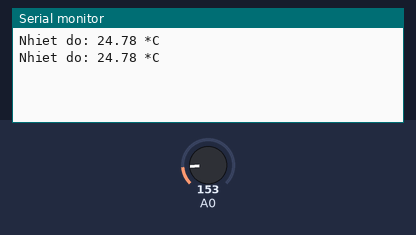
This sketch was run on a simulated Arduino Uno, built with avr-gcc and run on an emulated ATmega328P. On the bench: the last lines printed to the serial monitor. The inputs (shaded band) are chosen by the test bench; at power-on: A0 = 153.

Above: at 1.8 s.
1.9 s: A0 set to 165
At 2.8 s:
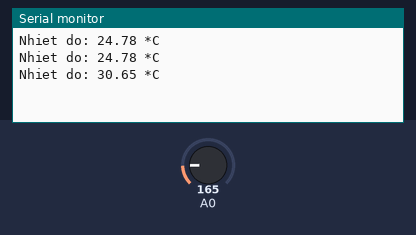
3.4 s: A0 set to 175
At 4.7 s:
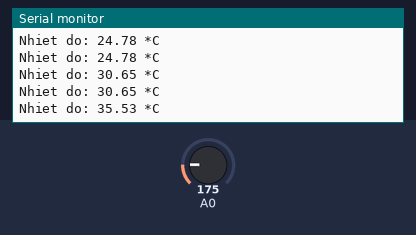
Timing chart, 0 to 6.4 s (numbered marks = the images above; inputs shaded):
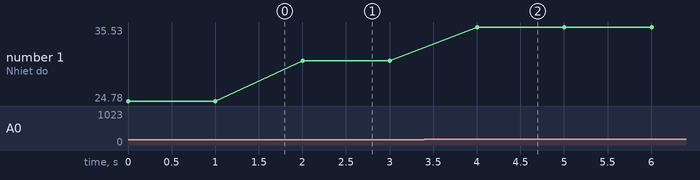

Measured:
- after the input at 1.9 s, the serial monitor: prints a new line after 0.10 s (image 1)
- after the input at 3.4 s, the serial monitor: prints a new line after 0.60 s (image 2)
- plotted number 1: 24.78 → 30.65 after the input at 1.9 s, 30.65 → 35.53 after the input at 3.4 s

The sketch:

sensor.ino
```cpp
void setup() {
  Serial.begin(9600); //9600 là baud rate, có thể dùng 115200
}

void loop() {
  int sensorValue = analogRead(A0);
  float voltage = sensorValue * (5.0 / 1023.0);
  float temperatureC = (voltage - 0.5) * 100.0; // công thức cho TMP36

  Serial.print("Nhiet do: ");
  Serial.print(temperatureC);
  Serial.println(" *C");

  delay(1000);
}
```
